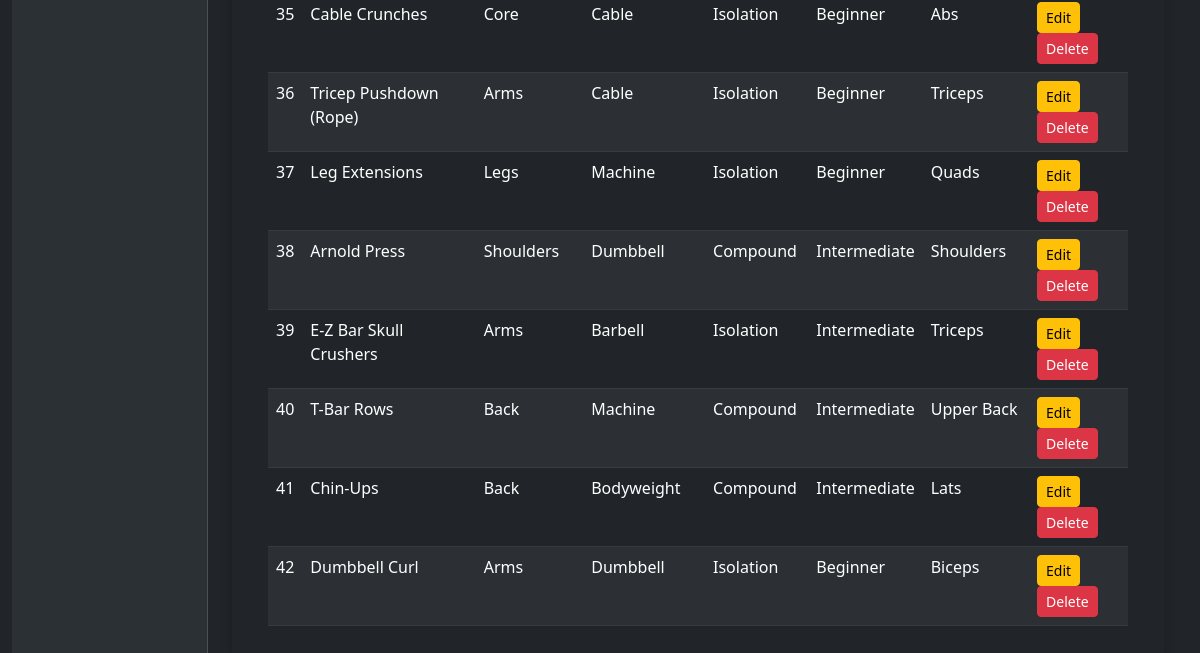
The app's page /admin/exercises (signed in, lower part), older data.
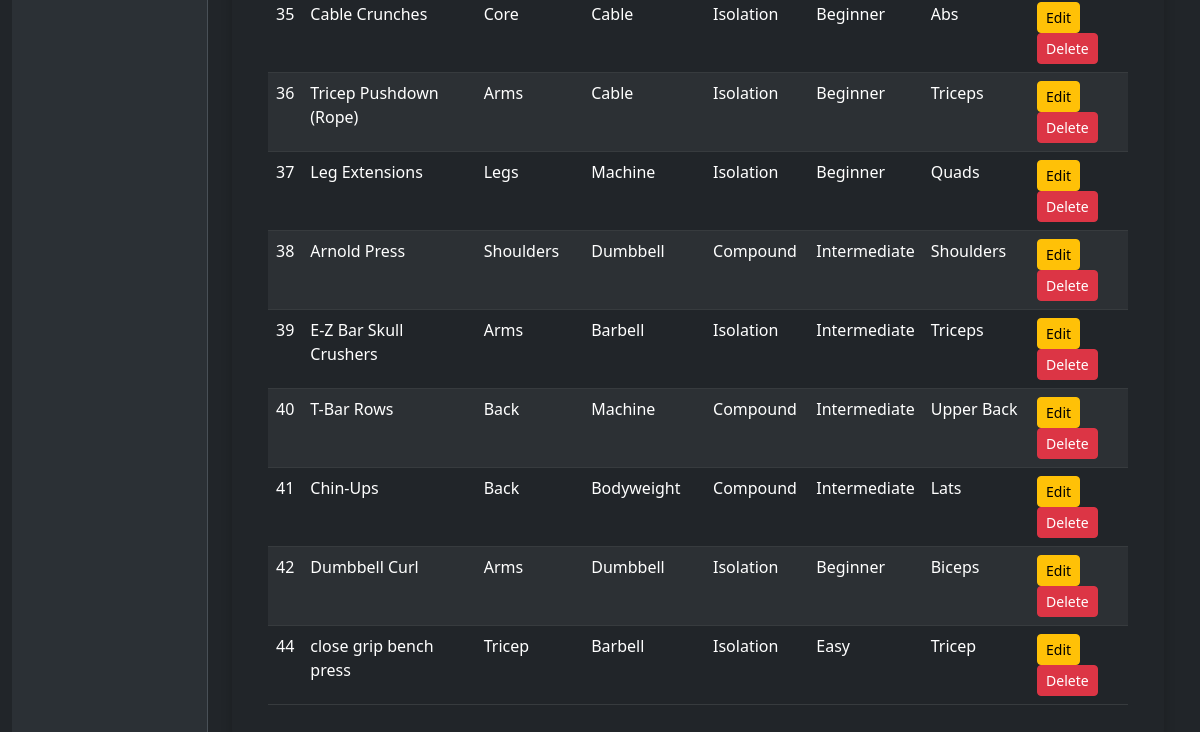
The same page, newer data.
### tables this page shows
CREATE TABLE "exercises" (
	"id"	INTEGER,
	"name"	TEXT NOT NULL UNIQUE,
	"muscle_group"	TEXT NOT NULL,
	"equipment"	TEXT,
	"type"	TEXT,
	"difficulty"	TEXT,
	"primary_muscle"	TEXT,
	PRIMARY KEY("id" AUTOINCREMENT)
);

### app.py (the view, shortened to what this page needs)
@app.route('/admin/exercises', methods=['GET', 'POST'])
@admin_required
def admin_exercises():
    if 'user_id' not in session or not session.get('is_admin'):
        return redirect('/login')
    conn = sqlite3.connect('workout_tracker.db')
    c = conn.cursor()
    c.execute('SELECT * FROM exercises')
    exercises = c.fetchall()
    conn.close()
    return render_template("admin/exercises.html", exercises=exercises)

### app.py (called while the page is built)
def admin_required(f):
    @wraps(f)
    def decorated_function(*args, **kwargs):
        if not session.get('user_id') or not session.get('is_admin'):
            flash("Access Denied. Admins Only.", "error")
            return redirect('/dashboard')
        return f(*args, **kwargs)
    return decorated_function

### templates/admin/exercises.html (shortened to what this page needs)
{% extends "admin/base.html" %}
{% block content %}
<div class="container mt-4">
    <table class="table table-dark table-striped">
        <tbody>
            {% for ex in exercises %}
            <tr>
                <td>{{ ex[0] }}</td>
                <td>{{ ex[1] }}</td>
                <td>{{ ex[2] }}</td>
                <td>{{ ex[3] }}</td>
                <td>{{ ex[4] }}</td>
                <td>{{ ex[5] }}</td>
                <td>{{ ex[6] }}</td>
                <td>
                    <a href="/admin/edit_exercise/{{ ex[0] }}" class="btn btn-sm btn-warning">Edit</a>
                    <a href="/admin/delete_exercise/{{ ex[0] }}" class="btn btn-sm btn-danger"
                    onclick="return confirm('Are you sure you want to delete this exercise?')">Delete</a>
                </td>
            </tr>
            {% endfor %}
        </tbody>
    </table>
</div>
{% endblock %}

Row changes from the older to the newer data that the page shows:
added exercises: id "44", name "close grip bench press", muscle_group "Tricep", equipment "Barbell", type "Isolation", difficulty "Easy", primary_muscle "Tricep"
